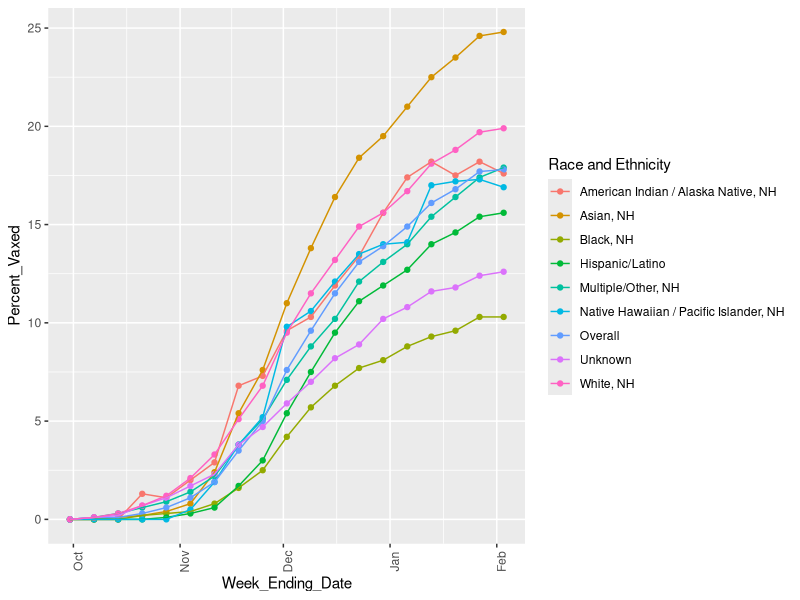
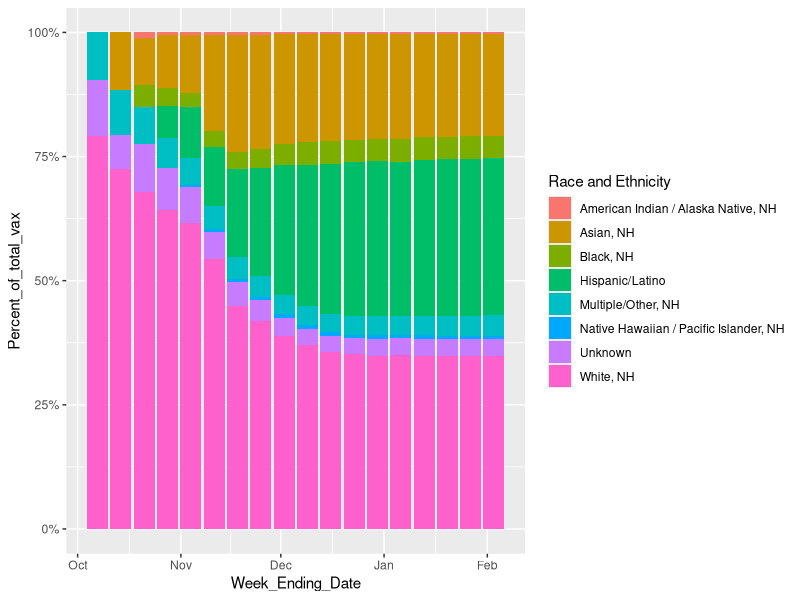

These figures' R source, in order:
## ---- chunk 1
##Load required packages
library(dplyr)
library(ggplot2)
library(tidyverse)
## ---- chunk 2
##Read in the file

file.exists("cdcdata-exercise/Weekly_Respiratory_Syncytial_Virus_(RSV)_Vaccination_Coverage_among_Pregnant_Women_by_Race_and_Ethnicity_20260209.csv")

rsv_preg_data <- read_csv("Weekly_Respiratory_Syncytial_Virus_(RSV)_Vaccination_Coverage_among_Pregnant_Women_by_Race_and_Ethnicity_20260209.csv")

##Check on what the data looks like 
str(rsv_preg_data)

head(rsv_preg_data)

colSums(is.na(rsv_preg_data))

##Fix the Week_Ending_Date column so that ggplot knows what it is 

rsv_preg_data$Week_Ending_Date <- ymd_hms(rsv_preg_data$Week_Ending_Date)

##Also going to rename some columns just to make it easier to look at and understand

rsv_preg_data <- rsv_preg_data %>% rename(Percent_Vaxed = Percent, Total_Preg = Denominator)

##Also going to create a column using the total number pregnant and percent vaccinated to get number vaccinated 

rsv_preg_data <- rsv_preg_data %>% mutate(Number_Vax = (Percent_Vaxed/100)*Total_Preg)

##Now thinking about what percent of the total vaccinated per day does each race/ethnicity represent

rsv_preg_data <- rsv_preg_data %>% group_by(Week_Ending_Date) %>%
    mutate(Percent_of_total_vax = (Number_Vax/Number_Vax[`Race and Ethnicity` == "Overall"])*100) %>%
    ungroup()

##I'm also going to delete some columns that I don't need
rsv_preg_data <- rsv_preg_data %>% select(-Figure_ID, -`Race Sort Order`, -`Date Order`)

##Check that it all looks right 
head(rsv_preg_data)
## ---- chunk 3
##Starting with looking at the percent vaccinated over time for each race/ethnicity 
ggplot(rsv_preg_data, aes(x = Week_Ending_Date, y = Percent_Vaxed, color =  `Race and Ethnicity`)) +
    geom_point() + 
    geom_line(aes(group = `Race and Ethnicity`)) +
    theme(axis.text.x = element_text(angle = 90))
## ---- chunk 4
##Now looking at for each time point, what proportion of the total number vaccinated pregnant women make up each race/ethnicity. Excluding the overall, since that is the total for all groups.

ggplot(rsv_preg_data %>% filter(`Race and Ethnicity` != "Overall"), aes(x = Week_Ending_Date, y = Percent_of_total_vax, fill = `Race and Ethnicity`)) +
  geom_bar(position = "fill", stat = "identity") +
   scale_y_continuous(labels = scales::percent)
## ---- chunk 5
##At this point, I want to see the overall stats, for ease of not having to search for the totals in the whole table, not the race/ethnicity specific stats, so I'm going to make a new data frame 

rsv_preg_overall <- rsv_preg_data %>% filter(`Race and Ethnicity` == "Overall") %>%
    select(-`Race and Ethnicity`, -Percent_of_total_vax)

head(rsv_preg_overall)
